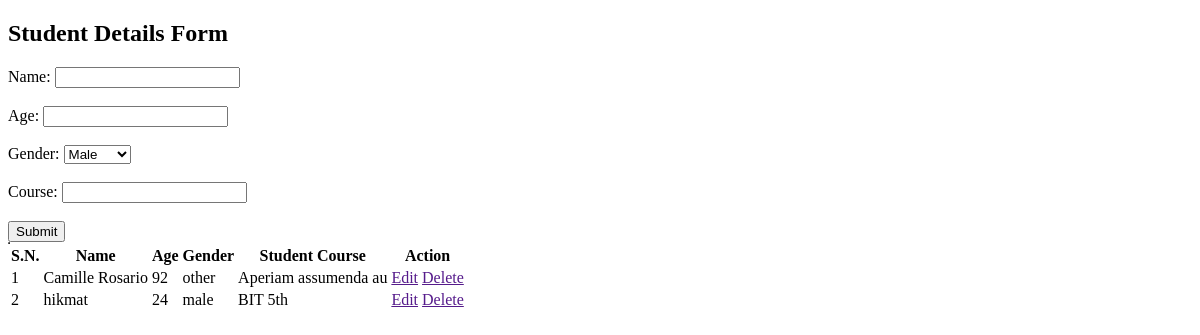
Before: / with the older database file.
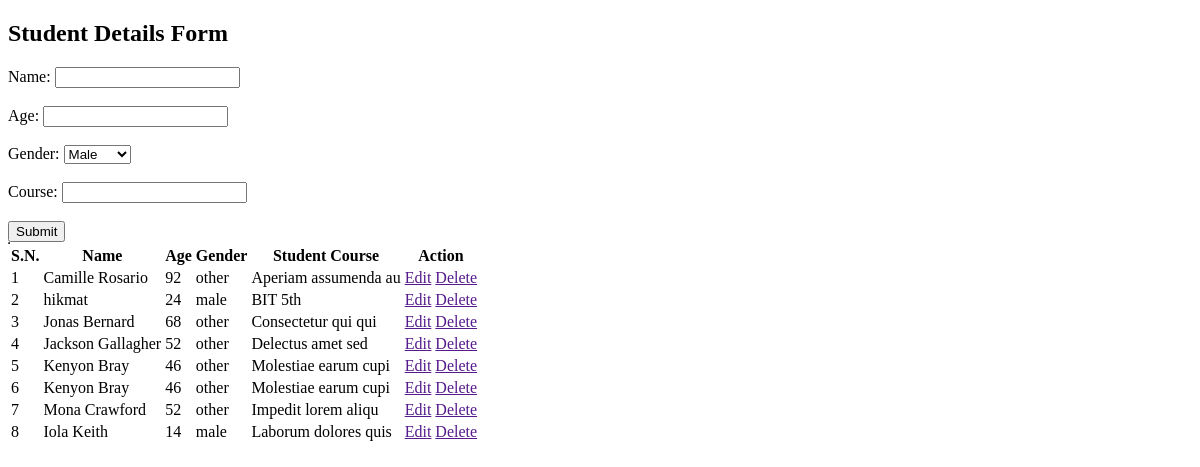
After: the same page with the newer database file.
### crud/models.py (models this page shows)
class Student(models.Model):
    name = models.CharField(max_length=100)
    age = models.IntegerField()
    gender = models.CharField(max_length=10)
    course = models.CharField(max_length=100)

### crud/views.py (the view)
# urls.py: path('',views.student),
def student(request):
    adata={
        'studentsData':Student.objects.all(),
    }
    return render(request,'student.html',adata)

### crud/templates/student.html (shortened to what this page needs)
<!DOCTYPE html>
<html>
<head>
</head>
<body>
    <h2>Student Details Form</h2>
    <form action="upload" method="post">
        <label for="student_name">Name:</label>
        <input type="text" id="student_name" name="name" required><br><br>
        <label for="student_age">Age:</label>
        <input type="number" id="student_age" name="age" required><br><br>
        <label for="student_gender">Gender:</label>
        <select id="student_gender" name="gender" required>
            <option value="male">Male</option>
        </select><br><br>
        <label for="student_course">Course:</label>
        <input type="text" id="student_course" name="course" required><br><br>
        <input type="submit" value="Submit">
    </form>
    <table border=1>
        <table>
            <tr>
                <th>S.N.</th>
                <th>Name</th>
                <th>Age</th>
                <th>Gender</th>
                <th>Student Course</th>
                <th>Action</th>
            </tr>
            {% for student in studentsData %}
            <tr>
            <td>{{forloop.counter}}</td>
            <td>{{student.name}}</td>
            <td>{{student.age}}</td>
            <td>{{student.gender}}</td>
            <td>{{student.course}}</td>
            <td>
                <a href="">Edit</a>
                <a href="">Delete</a>
            </td>
            </tr>
            {% endfor %}
    </table>
</body>
</html>

Changed rows visible on the page:
added Student: name "Jonas Bernard", age "68", gender "other", course "Consectetur qui qui"
added Student: name "Jackson Gallagher", age "52", gender "other", course "Delectus amet sed"
added Student: name "Kenyon Bray", age "46", gender "other", course "Molestiae earum cupi"
added Student: name "Kenyon Bray", age "46", gender "other", course "Molestiae earum cupi"
added Student: name "Mona Crawford", age "52", gender "other", course "Impedit lorem aliqu"
added Student: name "Iola Keith", age "14", gender "male", course "Laborum dolores quis"
